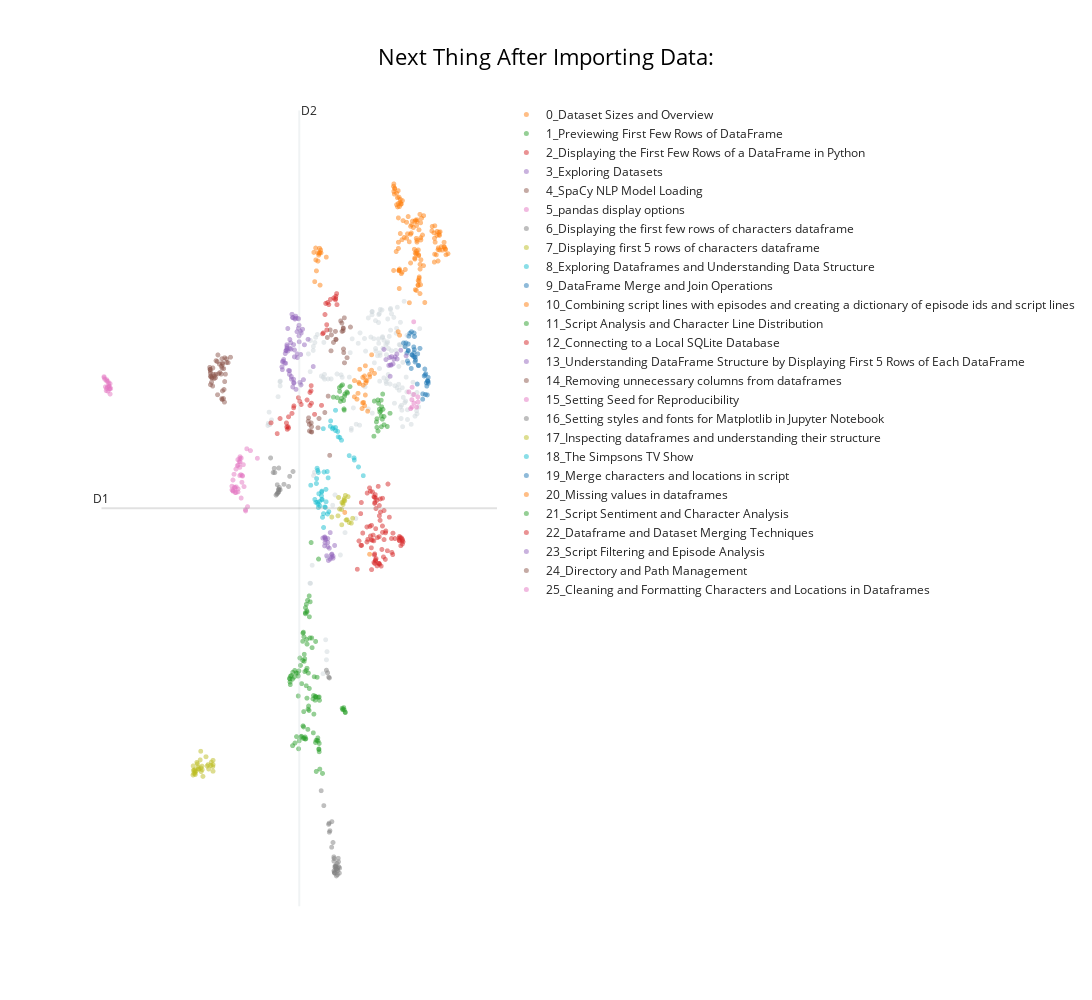

Write notebook code for a chart like this one.
### Code cell
topic_model.visualize_documents(answer_list, reduced_embeddings=reduced_embeddings, width=1800, height=1000, hide_annotations=True, title="Next Thing After Importing Data:")
